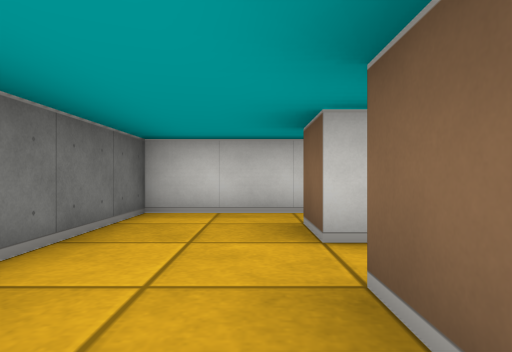
view 1 (above)

13 first-person views from a walk through a cub3D ray-caster map. The camera is about half as high as the walls, looks level and sees 75° across. The floor is counted in squares. Each view is taken from the middle of a square. On the plan, view 1 faces up. The plan holds only what a view shows up to about 9 squares ahead; the rest is blank.

view 2
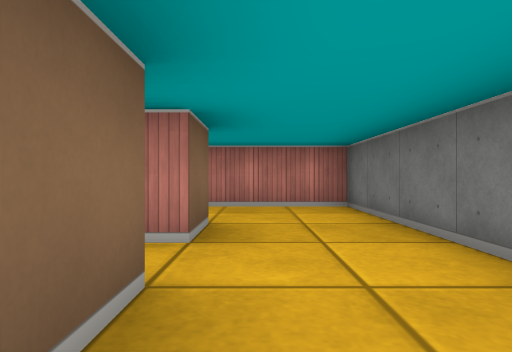

view 3
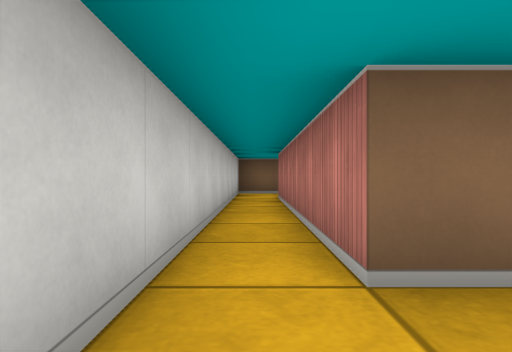

view 4
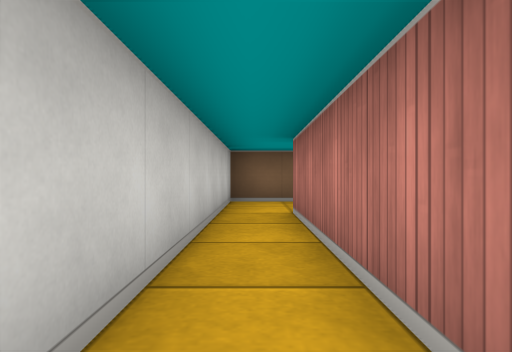

view 5
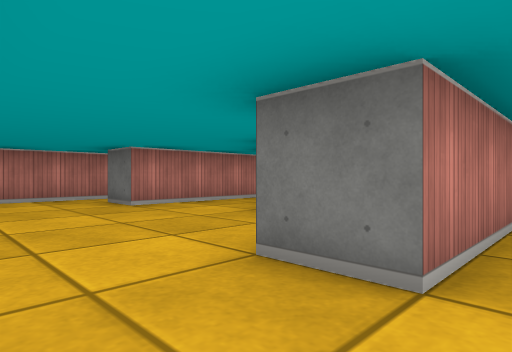

view 6
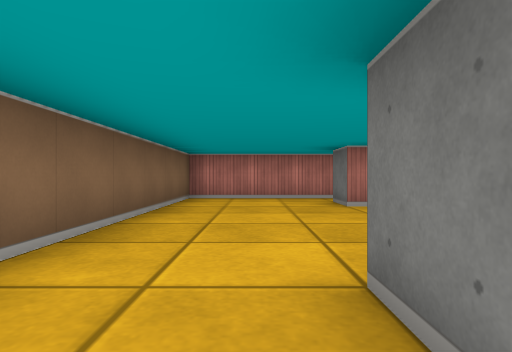

view 7
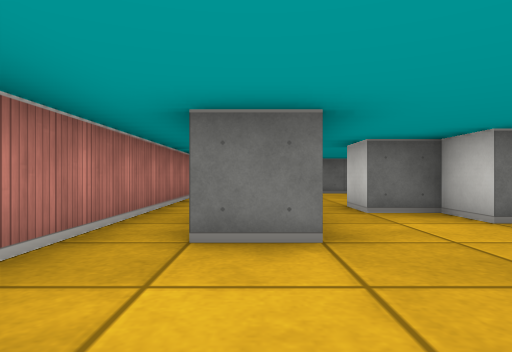

view 8
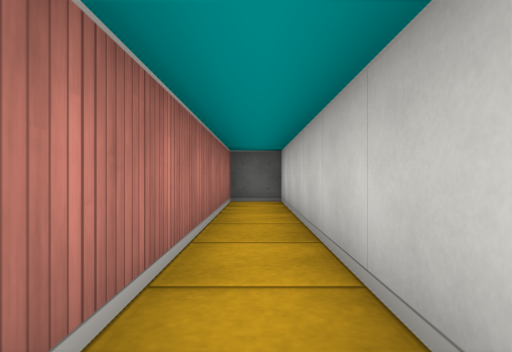

view 9
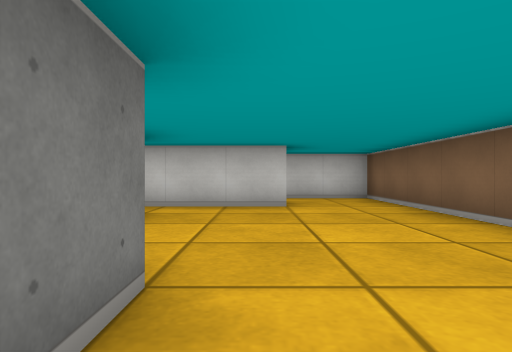

view 10
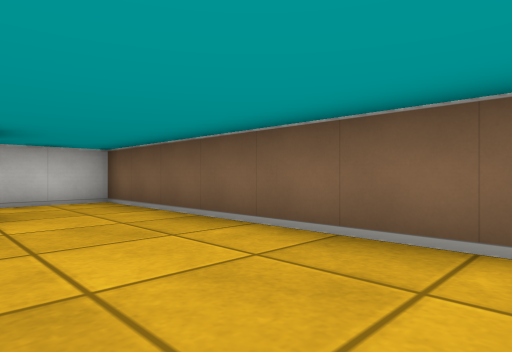

view 11
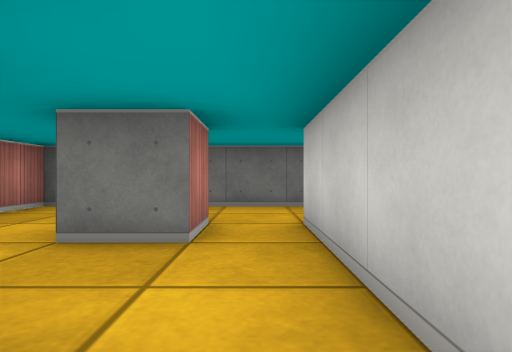

view 12
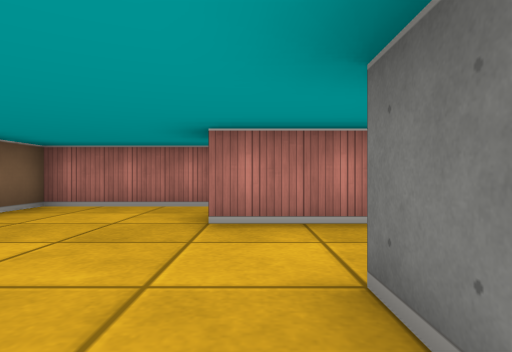

view 13
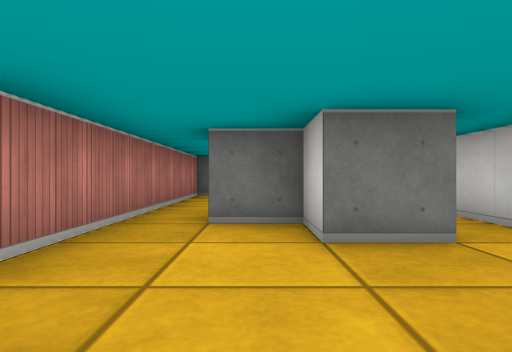

### Floor plan
Ten units are one square. View 1 is at (0, 0); x grows to the right and y downward. Boxes are objects, and circles mark ways between rooms. Rooms are numbered by the first view taken in them; rooms with no view inside come last. Other rooms are left out.
<svg viewBox="-20 -50 110 90">
<path fill="none" stroke="#000" d="M5 -5 5 -15 15 -15 15 -5M-15 -35 -15 15 25 15M25 -25 5 -25 5 -35M5 -35 65 -35M85 -35 85 -45 -15 -45 -15 -35M44 25 -15 25 -15 35 85 35 85 -35M25 15 55 15 55 25M45 -16 45 -5 35 -5 35 5 25 5M65 -35 65 -25 25 -25"/>
<circle cx="-5" cy="-30" r="3" fill="#2a7"/>
<circle cx="30" cy="10" r="3" fill="#2a7"/>
<circle cx="35" cy="-20" r="3" fill="#2a7"/>
<circle cx="75" cy="-30" r="3" fill="#2a7"/>
<text x="0" y="-10">1</text>
<text x="30" y="-40">2</text>
<text x="50" y="10">3</text>
</svg>
Room 1 opens to room 2. Room 1 opens to room 3. Room 2 opens to room 3.

Where each view was taken, in squares from view 1:
view 1: 0 up, 0 right, facing up
view 2: 4 up, 0 right, facing down
view 3: 4 up, 1 left, facing right
view 4: 4 up, 2 right, facing right
view 5: 4 up, 8 right, facing down-left
view 6: 4 up, 7 right, facing down
view 7: 2 down, 8 right, facing left
view 8: 3 down, 5 right, facing left
view 9: 3 down, 6 right, facing up
view 10: 2 down, 6 right, facing up-right
view 11: 2 up, 4 right, facing left
view 12: 2 up, 5 right, facing down
view 13: 0 up, 7 right, facing left
